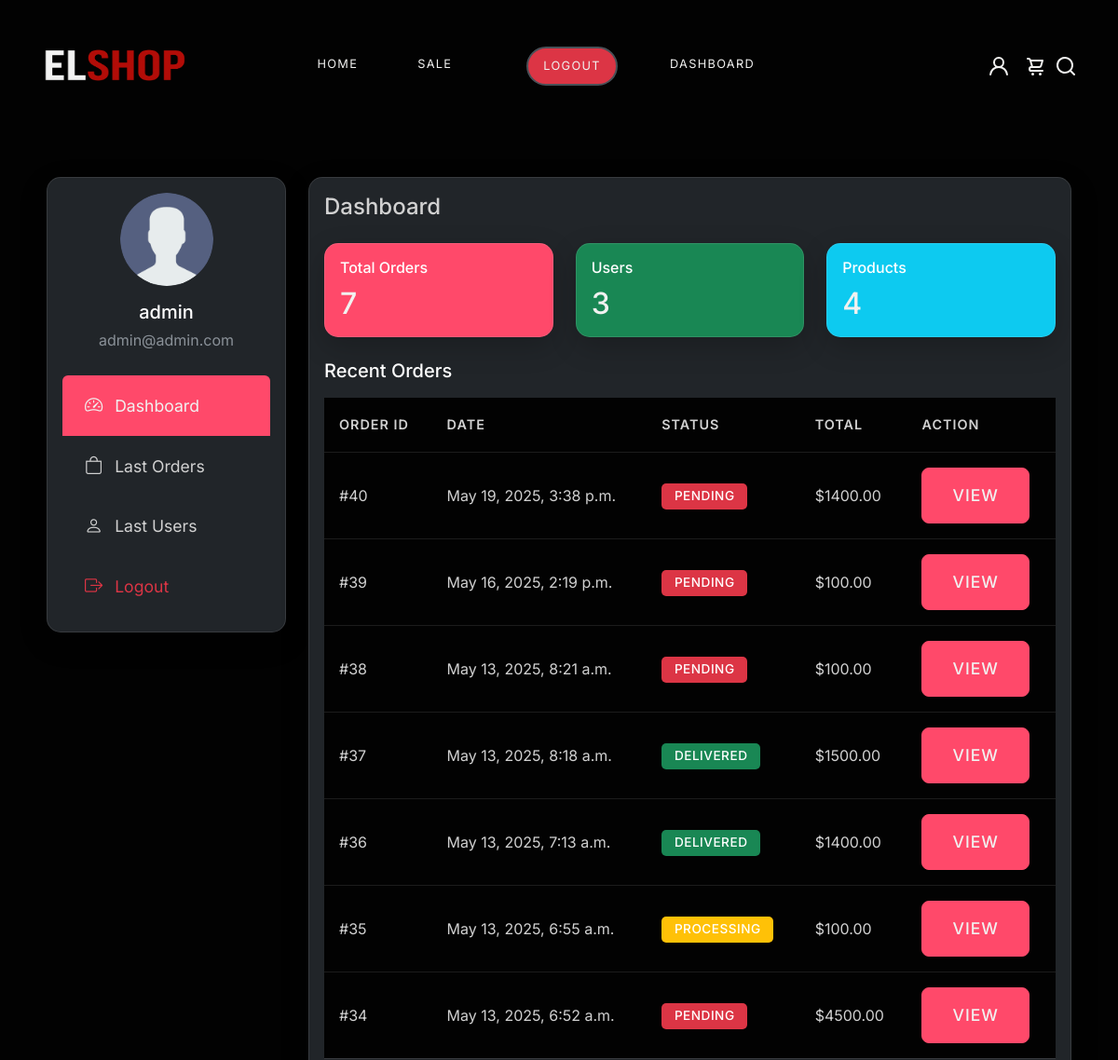
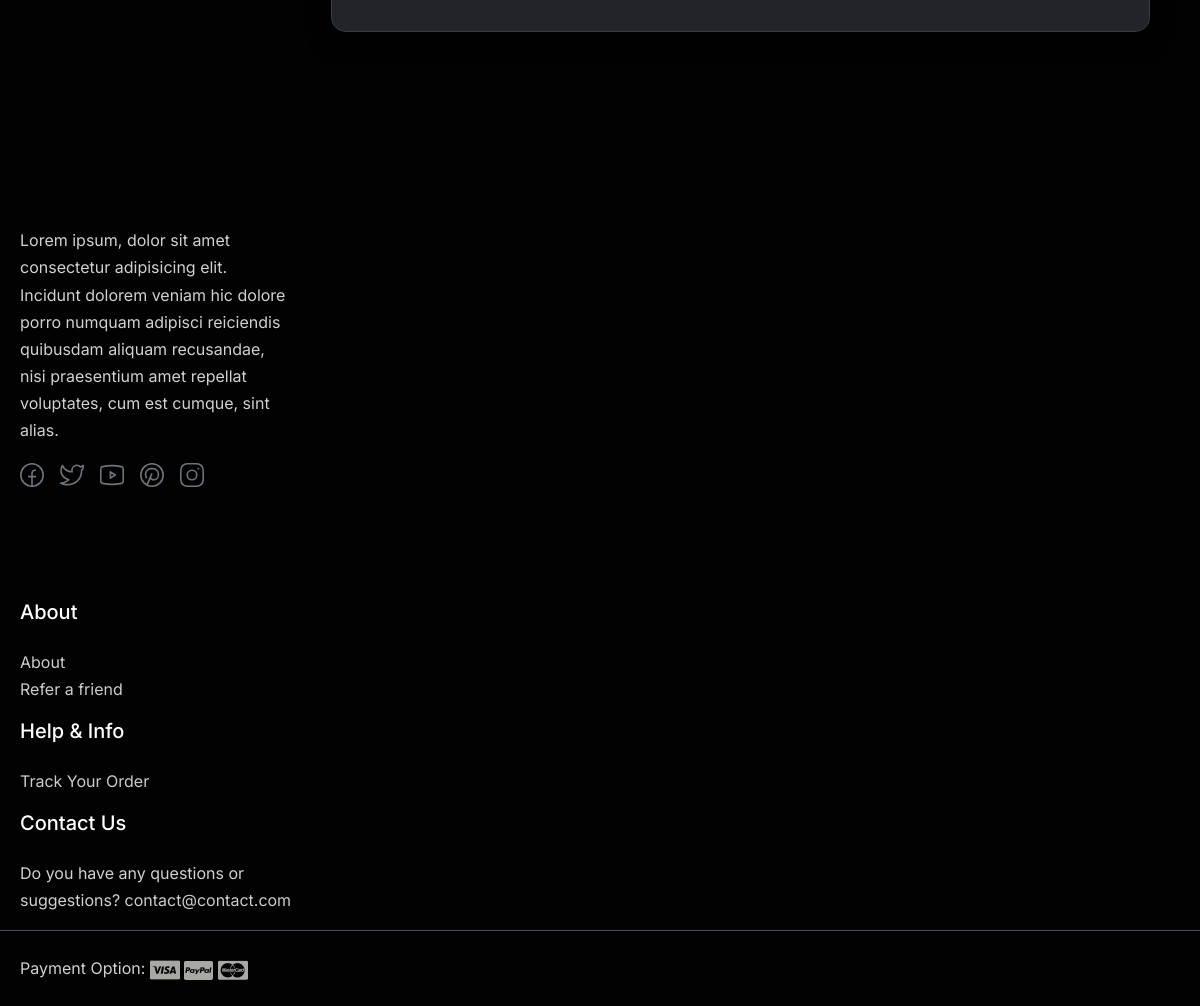
The page /dashboard/ (signed in) on the database its author committed (2 pictures, top to bottom).
### accounts/models.py (models this page shows)
class Profile(models.Model):
    user = models.OneToOneField(User,on_delete=models.CASCADE)
    old_cart = models.CharField(max_length=250,null=True,blank=True)
    image = models.ImageField(upload_to="upload/images/user",default="upload/images/default/user.png")

### payment/models.py (models this page shows, shortened)
class Order(models.Model):
    STATUS_ORDER = (
        ("pending","PEDING"),
        ("processing","PROCESSING"),
        ("cancelled","CANCELLED"),
        ("delivered","DELIVERED")
    )
    user = models.ForeignKey(User,on_delete=models.CASCADE)
    address = models.ForeignKey(AddressUser,on_delete=models.CASCADE)
    shiped_date = models.DateTimeField(blank=True,null=True)
    date_ordered = models.DateTimeField(auto_now_add=True)
    date_payed = models.DateTimeField(blank=True,null=True)
    invoice = models.CharField(max_length=255,blank=True,null=True)
    payer_id = models.CharField(max_length=255,blank=True,null=True)
    order_status = models.CharField(choices=STATUS_ORDER,default="pending")
    amount = models.DecimalField(max_digits=10,decimal_places=2)

### dashboard/views.py (the view)
# urls.py: path("dashboard/",include("dashboard.urls")),
def dashboard(request):
    if request.user.is_authenticated and (request.user.is_staff or request.user.is_superuser):
        orders = Order.objects.all().order_by("-date_ordered")[:7]
        users = User.objects.all().order_by("date_joined").order_by("-date_joined")[:7]
        return render(request,"dashboard/dashboard.html",{"orders":orders,"users":users})
    return redirect("home")

### cart/cart.py (called while the page is built)
    def __len__(self):
        return len(self.cart)

### cart/context_processors.py (called while the page is built)
def cart(request):
    return {"cart":Cart(request)}

### templates/dashboard/dashboard.html (shortened to what this page needs)
{% extends 'index.html' %}
{% load static %}
{% block content %}
  <section class="account py-5">
    <div class="container">
      <div class="row">
        <div class="col-lg-3 mb-4">
          <div class="card">
            <div class="card-body">
              <div class="text-center mb-4">
                <img src="{{user.profile.image.url}}" alt="Profile" class="rounded-circle mb-3" width="100" height="100">
                <h5 class="mb-1">{{user.username}}</h5>
                  <p class="text-muted mb-0">{{user.email}}</p>
              </div>
              <div class="list-group">
                <a href="#dashboard" class="list-group-item list-group-item-action active" data-bs-toggle="list">
                  <i class="bi bi-speedometer2 me-2"></i> Dashboard
                </a>
                {% if perms.payment.view_order %}
                  <a href="#orders" class="list-group-item list-group-item-action" data-bs-toggle="list">
                    <i class="bi bi-bag me-2"></i> Last Orders
                  </a>
                {% endif %}
                {% if perms.user.view_user %}
                  <a href="#profile" class="list-group-item list-group-item-action" data-bs-toggle="list">
                    <i class="bi bi-person me-2"></i> Last Users
                  </a>
                {% endif %}
                <a href="{% url 'logout' %}" class="list-group-item list-group-item-action text-danger">
                  <i class="bi bi-box-arrow-right me-2"></i> Logout
                </a>
              </div>
            </div>
          </div>
        </div>
        <div class="col-lg-9">
          <div class="tab-content">
            <div class="tab-pane fade show active" id="dashboard">
              <div class="card">
                <div class="card-body">
                  <h4 class="card-title mb-4">Dashboard</h4>
                  <div class="row">
                    <div class="col-md-4 mb-4">
                      <div class="card bg-primary text-white">
                        <div class="card-body">
                          <h6 class="card-title">Total Orders</h6>
                          <h2 class="mb-0">{{orders.count}}</h2>
                        </div>
                      </div>
                    </div>
                    <div class="col-md-4 mb-4">
                      <div class="card bg-success text-white">
                        <div class="card-body">
                          <h6 class="card-title">Users</h6>
                          <h2 class="mb-0" id="wished-count">{{users.count}}</h2>
                        </div>
                      </div>
                    </div>
                    <div class="col-md-4 mb-4">
                      <div class="card bg-info text-white">
                        <div class="card-body">
                          <h6 class="card-title">Products</h6>
                          <h2 class="mb-0">4</h2>
                        </div>
                      </div>
                    </div>
                  </div>
                  {% if perms.payment.view_order %}
                  <h5 class="mb-3">Recent Orders</h5>
                  <div class="table-responsive">
                    <table class="table">
                      <thead>
                        <tr>
                          <th>Order ID</th>
                          <th>Date</th>
                          <th>Status</th>
                          <th>Total</th>
                          <th>Action</th>
                        </tr>
                      </thead>
                      <tbody>
                       {% for order in orders %}
                          <tr>
                            <td>#{{order.id}}</td>
                            <td>{{order.date_ordered}}</td>
                            {% if order.order_status == "delivered" %}
                              <td><span class="badge bg-success" >{{order.order_status}}</span></td>
                            {% elif order.order_status == 'processing' %}
                              <td><span class="badge bg-warning" >{{order.order_status}}</span></td>
                            {% else %}
                              <td><span class="badge bg-danger" >{{order.order_status}}</span></td>
                            {% endif %}
                            <td>${{order.amount}}</td>
                            <td><a href="{% url 'D_order' order.id %}" class="btn btn-sm btn-primary">View</a></td>
                          </tr>
                        {% endfor %}
                      </tbody>
                    </table>
                  </div>
                  {% endif %}
                </div>
              </div>
            </div>
          </div>
        </div>
      </div>
    </div>
  </section>
{% endblock content %}

### rows shown on the page
Order: id "40", date_ordered "May 19, 2025, 3:38 p.m.", order_status "PENDING", amount "1400.00"
Order: id "39", date_ordered "May 16, 2025, 2:19 p.m.", order_status "PENDING", amount "100.00"
Order: id "38", date_ordered "May 13, 2025, 8:21 a.m.", order_status "PENDING", amount "100.00"
Order: id "37", date_ordered "May 13, 2025, 8:18 a.m.", order_status "DELIVERED", amount "1500.00"
Order: id "36", date_ordered "May 13, 2025, 7:13 a.m.", order_status "DELIVERED", amount "1400.00"
Order: id "35", date_ordered "May 13, 2025, 6:55 a.m.", order_status "PROCESSING", amount "100.00"
Order: id "34", date_ordered "May 13, 2025, 6:52 a.m.", order_status "PENDING", amount "4500.00"

### other values the page prints
{{ user.username }} "admin"
{{ user.email }} "admin@admin.com"
{{ orders.count }} "7"
{{ users.count }} "3"
